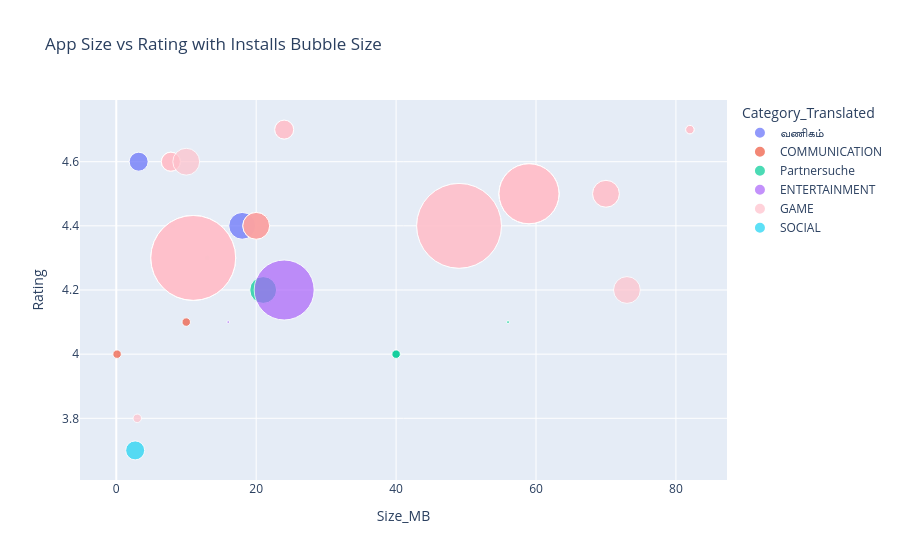

Notebook cell for this chart:
### Code cell
fig.for_each_trace(
    lambda trace: trace.update(marker=dict(color='pink'))
    if trace.name == 'GAME' else None
)

### Figure 1 — Plotly figure (JSON) as saved in the notebook; plotly's stock layout.template omitted (floating-point values rounded to 4 significant figures)
{"data": [{"hovertemplate": "<b>%{hovertext}</b><br><br>Category_Translated=வணிகம்<br>Size_MB=%{x}<br>Rating=%{y}<br>Installs=%{marker.size}<extra></extra>", "hovertext": ["Google Primer", "Call Blocker"], "legendgroup": "வணிகம்", "marker": {"color": "#636efa", "size": [10000000, 5000000], "sizemode": "area", "sizeref": 27780.0, "symbol": "circle"}, "mode": "markers", "name": "வணிகம்", "orientation": "v", "showlegend": true, "type": "scatter", "x": [18.0, 3.2], "xaxis": "x", "y": [4.4, 4.6], "yaxis": "y"}, {"hovertemplate": "<b>%{hovertext}</b><br><br>Category_Translated=COMMUNICATION<br>Size_MB=%{x}<br>Rating=%{y}<br>Installs=%{marker.size}<extra></extra>", "hovertext": ["Call Blocker", "CallApp: Caller ID, Blocker & Phone Call Recorder", "Caller ID +", "CallApp: Caller ID, Blocker & Phone Call Recorder"], "legendgroup": "COMMUNICATION", "marker": {"color": "#EF553B", "size": [1000000, 10000000, 1000000, 10000000], "sizemode": "area", "sizeref": 27780.0, "symbol": "circle"}, "mode": "markers", "name": "COMMUNICATION", "orientation": "v", "showlegend": true, "type": "scatter", "x": [10.0, 20.0, 0.1152, 20.0], "xaxis": "x", "y": [4.1, 4.4, 4.0, 4.4], "yaxis": "y"}, {"hovertemplate": "<b>%{hovertext}</b><br><br>Category_Translated=Partnersuche<br>Size_MB=%{x}<br>Rating=%{y}<br>Installs=%{marker.size}<extra></extra>", "hovertext": ["Hily: Dating, Chat, Match, Meet & Hook up", "CMB Free Dating App", "FlirtChat - ♥Free Dating/Flirting App♥", "CMB Free Dating App", "Hily: Dating, Chat, Match, Meet & Hook up", "Hitwe - meet people and chat", "Hily: Dating, Chat, Match, Meet & Hook up", "2Date Dating App, Love and matching", "FlirtChat - ♥Free Dating/Flirting App♥"], "legendgroup": "Partnersuche", "marker": {"color": "#00cc96", "size": [100000, 1000000, 500000, 1000000, 100000, 10000000, 100000, 500000, 500000], "sizemode": "area", "sizeref": 27780.0, "symbol": "circle"}, "mode": "markers", "name": "Partnersuche", "orientation": "v", "showlegend": true, "type": "scatter", "x": [56.0, 40.0, 13.0, 40.0, 56.0, 21.0, 56.0, 8.1, 13.0], "xaxis": "x", "y": [4.1, 4.0, 4.3, 4.0, 4.1, 4.2, 4.1, 4.4, 4.3], "yaxis": "y"}, {"hovertemplate": "<b>%{hovertext}</b><br><br>Category_Translated=ENTERTAINMENT<br>Size_MB=%{x}<br>Rating=%{y}<br>Installs=%{marker.size}<extra></extra>", "hovertext": ["Amazon Prime Video", "Cooking Channel"], "legendgroup": "ENTERTAINMENT", "marker": {"color": "#ab63fa", "size": [50000000, 100000], "sizemode": "area", "sizeref": 27780.0, "symbol": "circle"}, "mode": "markers", "name": "ENTERTAINMENT", "orientation": "v", "showlegend": true, "type": "scatter", "x": [24.0, 16.0], "xaxis": "x", "y": [4.2, 4.1], "yaxis": "y"}, {"hovertemplate": "<b>%{hovertext}</b><br><br>Category_Translated=GAME<br>Size_MB=%{x}<br>Rating=%{y}<br>Installs=%{marker.size}<extra></extra>", "hovertext": ["Block Puzzle", "Granny", "Flow Free", "Cut the Rope FULL FREE", "Block Puzzle", "Granny", "Flow Free", "Granny", "Color by Number – New Coloring Book", "Draw In", "Honkai Impact 3rd", "Honkai Impact 3rd", "Block Puzzle", "Flow Free", "Granny", "Dude Perfect 2", "Block Puzzle", "Candy Bomb", "Flow Free", "Cut the Rope FULL FREE", "1LINE – One Line with One Touch", "Four In A Line", "Granny", "Color by Number – New Coloring Book", "Dude Perfect 2"], "legendgroup": "GAME", "marker": {"color": "pink", "size": [5000000, 50000000, 100000000, 100000000, 5000000, 50000000, 100000000, 50000000, 5000000, 10000000, 1000000, 1000000, 5000000, 100000000, 50000000, 10000000, 5000000, 10000000, 100000000, 100000000, 10000000, 1000000, 50000000, 5000000, 10000000], "sizemode": "area", "sizeref": 27780.0, "symbol": "circle"}, "mode": "markers", "name": "GAME", "orientation": "v", "showlegend": true, "type": "scatter", "x": [7.8, 59.0, 11.0, 49.0, 7.8, 59.0, 11.0, 59.0, 24.0, 73.0, 82.0, 82.0, 7.8, 11.0, 59.0, 70.0, 7.8, 20.0, 11.0, 49.0, 10.0, 3.0, 59.0, 24.0, 70.0], "xaxis": "x", "y": [4.6, 4.5, 4.3, 4.4, 4.6, 4.5, 4.3, 4.5, 4.7, 4.2, 4.7, 4.7, 4.6, 4.3, 4.5, 4.5, 4.6, 4.4, 4.3, 4.4, 4.6, 3.8, 4.5, 4.7, 4.5], "yaxis": "y"}, {"hovertemplate": "<b>%{hovertext}</b><br><br>Category_Translated=SOCIAL<br>Size_MB=%{x}<br>Rating=%{y}<br>Installs=%{marker.size}<extra></extra>", "hovertext": ["Blogger"], "legendgroup": "SOCIAL", "marker": {"color": "#19d3f3", "size": [5000000], "sizemode": "area", "sizeref": 27780.0, "symbol": "circle"}, "mode": "markers", "name": "SOCIAL", "orientation": "v", "showlegend": true, "type": "scatter", "x": [2.7], "xaxis": "x", "y": [3.7], "yaxis": "y"}], "layout": {"legend": {"itemsizing": "constant", "title": {"text": "Category_Translated"}, "tracegroupgap": 0}, "title": {"text": "App Size vs Rating with Installs Bubble Size"}, "xaxis": {"anchor": "y", "domain": [0, 1], "title": {"text": "Size_MB"}}, "yaxis": {"anchor": "x", "domain": [0, 1], "title": {"text": "Rating"}}}}
